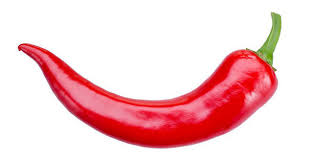
#> input picture images/ot.jpg, 313 x 161 px
$ python btl2.py
#> lines starting #> are read from the running program, lines starting #| are printed output that depends on the picture
from skimage.io import imread
from skimage.feature import hog
from skimage import exposure
from skimage.color import rgb2gray

import matplotlib.pyplot as plt

# Read the image
img = imread("images/ot.jpg")
#> img is the input picture: shape (161, 313, 3); mean R, G, B 245.5, 204.8, 207.7
img = rgb2gray(img)
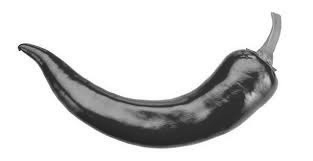
#> img: shape (161, 313) float64; min 0.118, max 1, mean 0.838


# Calculate HOG features
fd, hog_image = hog(img, orientations=9, pixels_per_cell=(8, 8), cells_per_block=(2, 2), visualize=True)
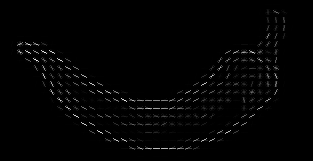
#> hog_image: shape (161, 313) float64; min 0, max 0.281, mean 0.00377; drawn with min black and max white

# Print the shape of image features
print('\n\nShape of Image Features\n\n')
print(fd.shape)
#| (25992,)

# Create subplots
fig, ax = plt.subplots(1, 2, figsize=(16, 8), sharex=True, sharey=True)

# Plot the input image
ax[0].imshow(img, cmap="gray")
ax[0].set_title('Input image')

# Plot the histogram of oriented gradients
hog_image_rescaled = exposure.rescale_intensity(hog_image, in_range=(0, 10))
ax[1].imshow(hog_image_rescaled , cmap ="gray")
ax[1].set_title('Histogram of Oriented Gradients')

# Adjust subplot spacing
plt.tight_layout()

# Show the plot
plt.show()
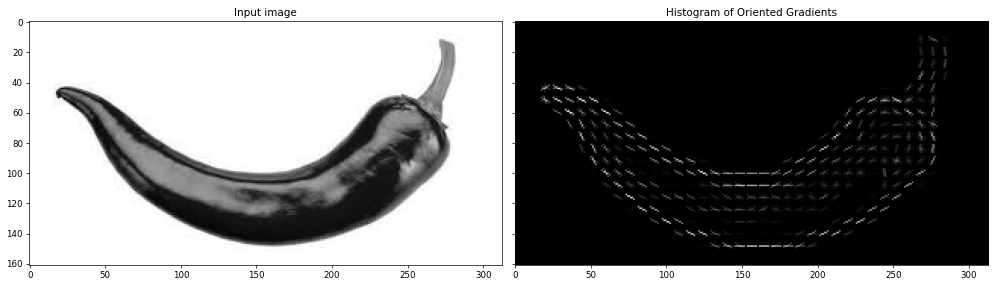
#> figure drawn by matplotlib, 2 panels

$ run again, with images/cachua2.jpg copied over images/ot.jpg
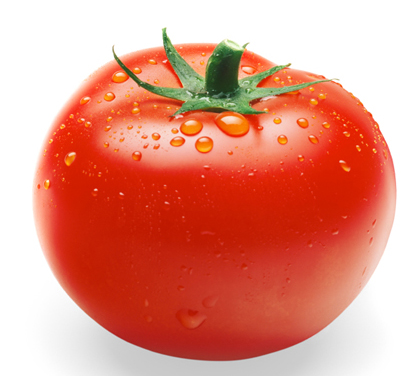
#> input picture images/cachua2.jpg, 415 x 376 px
#> img is the input picture: shape (376, 415, 3); mean R, G, B 226, 148.6, 132.1
#> img: shape (376, 415) float64
#> `fd, hog_image = hog(img, orientations=9, pixels_per_cell=(8, 8), cells..`:
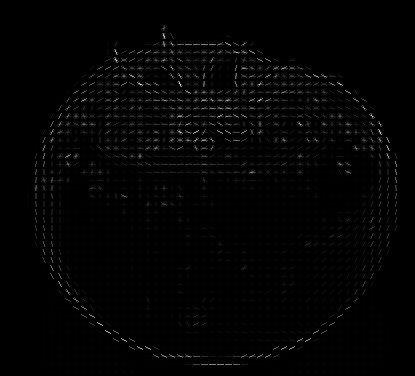
#> hog_image: shape (376, 415) float64; min 0, max 0.227, mean 0.00293; drawn with min black and max white
#| (82800,)
#> `plt.show()`:
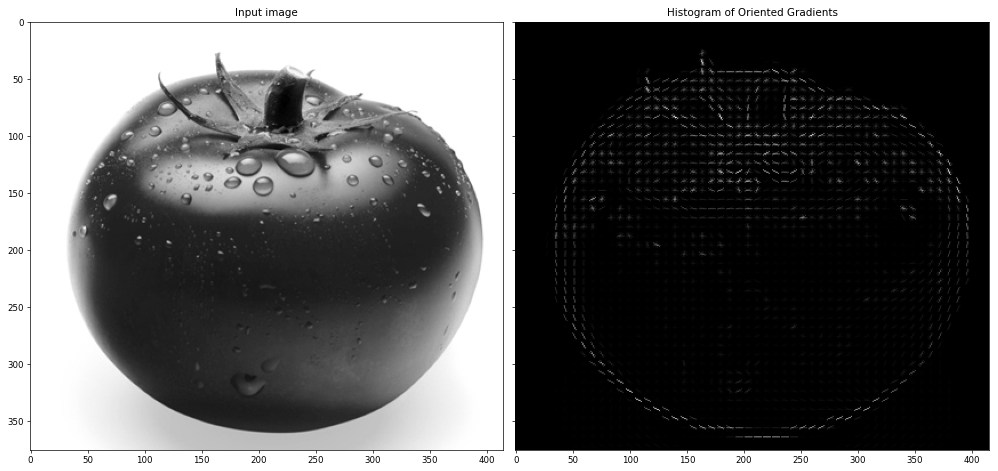
#> figure drawn by matplotlib, 2 panels
